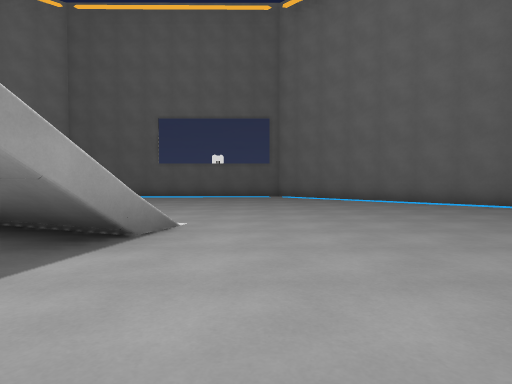
[1] (above)

16 first-person views from a walk through a 3-D level made in the Godot game engine. The camera is 1.2 m above the floor, tilts 2° down and sees 75° across. The floor is counted in squares, 2 m on a side. Each view is taken from the middle of a square. On the plan, view 1 faces up. The plan holds only what a view shows up to about 10 squares ahead; the rest is blank. The place goes on beyond the plan. Some surface patterns are stand-ins.

[2]
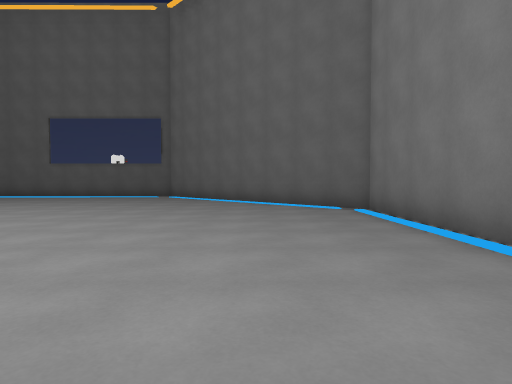

[3]
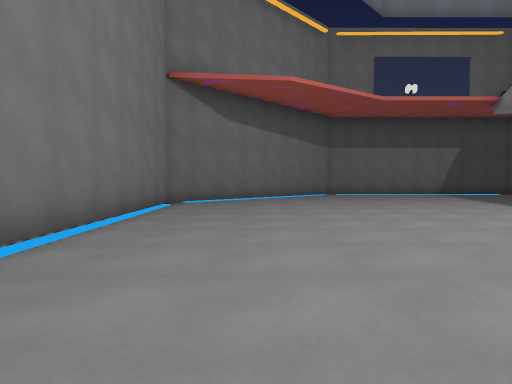

[4]
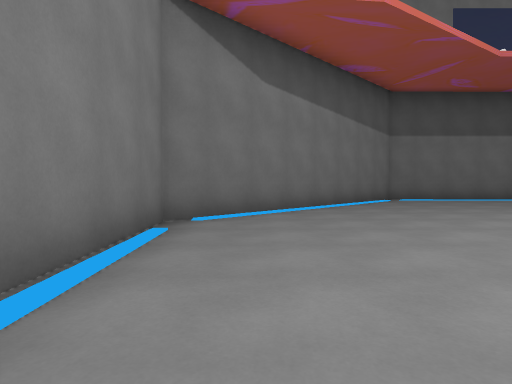

[5]
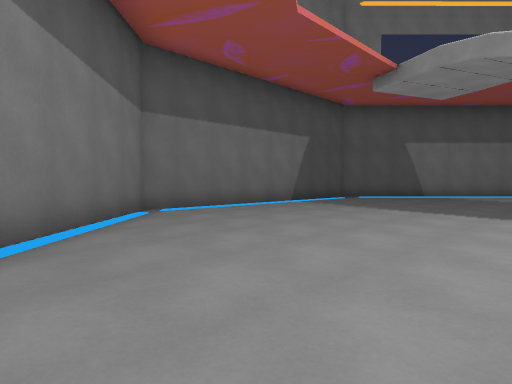

[6]
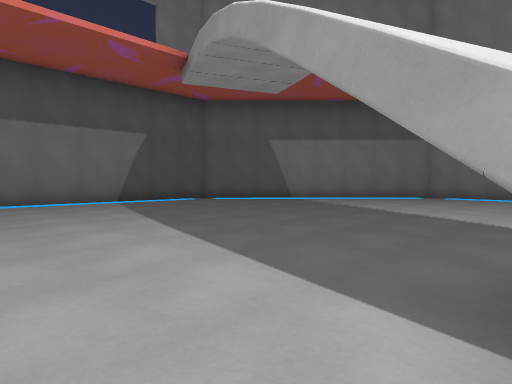

[7]
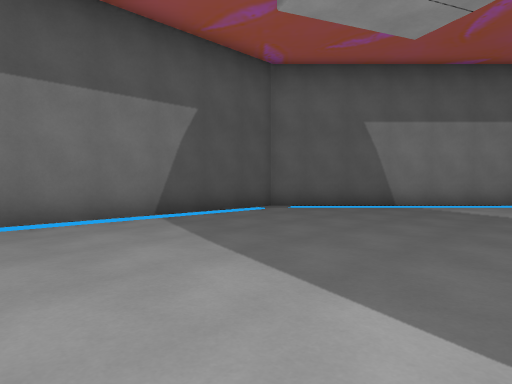

[8]
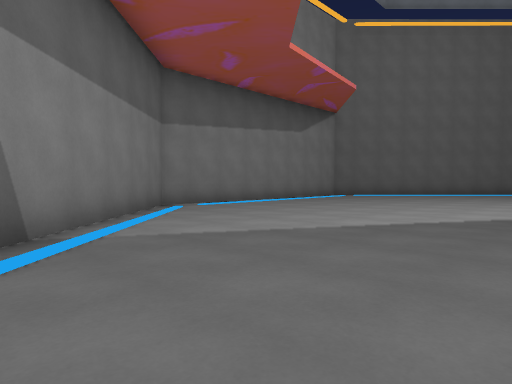

[9]
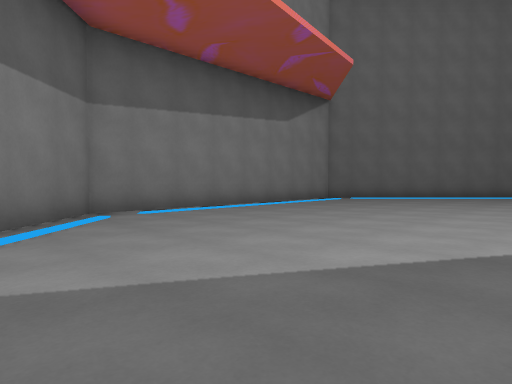

[10]
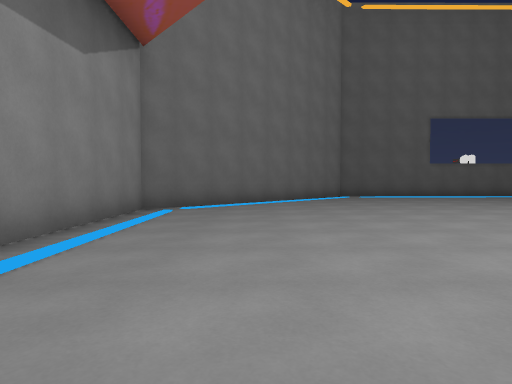

[11]
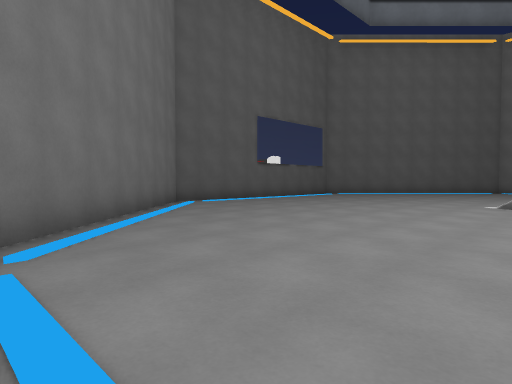

[12]
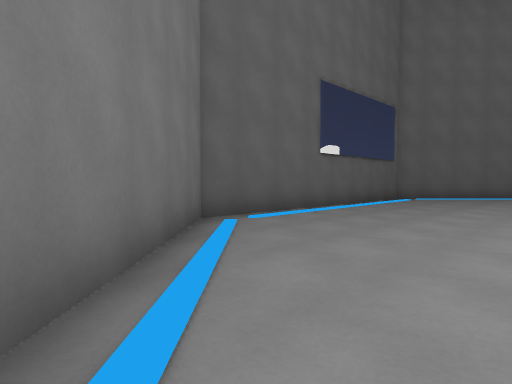

[13]
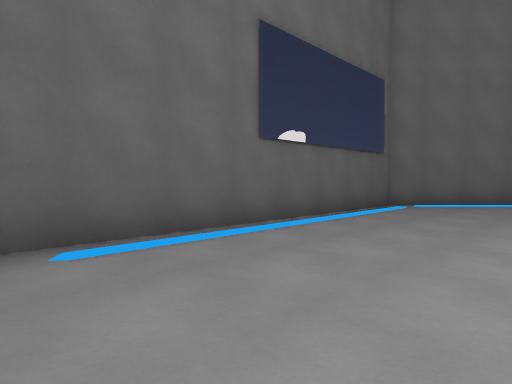

[14]
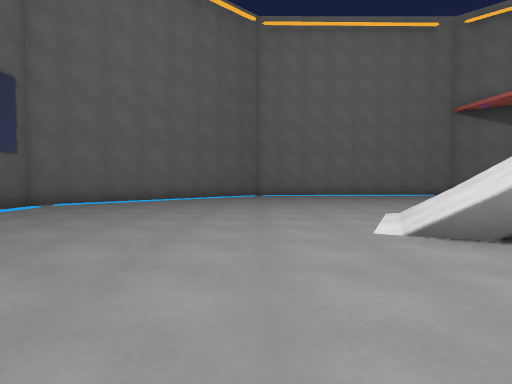

[15]
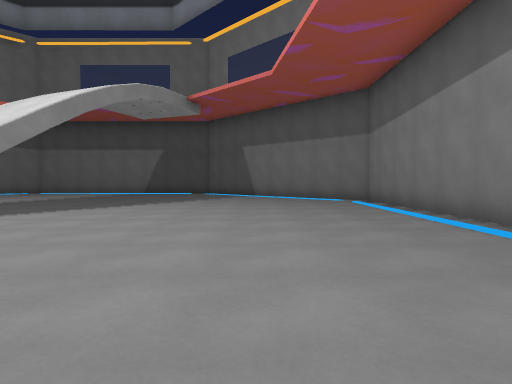

[16]
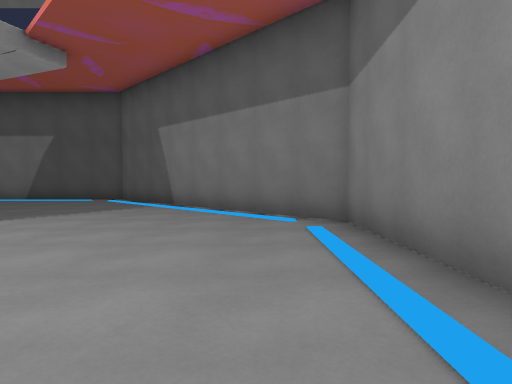

### Floor plan
Points are (right, up) in squares from view 1. A wall is a line through its corners. A room is listed if a view was taken in it or the views show most of it. See-through windows are left out.
Room 1 (views 1, 2, 3, 4, 5, 6, 7, 8, 9, 10, 11, 12, 13, 14, 15, 16)
walls: (-1.6, 2.9) (-1.8, 2.4); (-1.6, 2.8) (-1.9, 2.4); (-1.5, 2.8) (-2, 2.3); (-6.9, 12.3) (-12.4, 6.9) (-12.4, -0.9) (-6.9, -6.4) (0.9, -6.3) (6.4, -0.9) (6.3, 6.9) (0.9, 12.4) (-6.9, 12.3)

Positions as (right, up) in squares from view 1, and headings:
1: (0, 0), facing up
2: (4, 0), facing up
3: (4, 8), facing down
4: (5, 4), facing down
5: (4, 0), facing down-left
6: (0, 3), facing down-left
7: (-1, -1), facing down-left
8: (-5, -5), facing up-left
9: (-6, -3), facing up-left
10: (-10, 0), facing up
11: (-12, 4), facing up-right
12: (-10, 8), facing up-right
13: (-7, 9), facing up-right
14: (-7, 7), facing right
15: (-9, 9), facing down
16: (-11, 4), facing down
